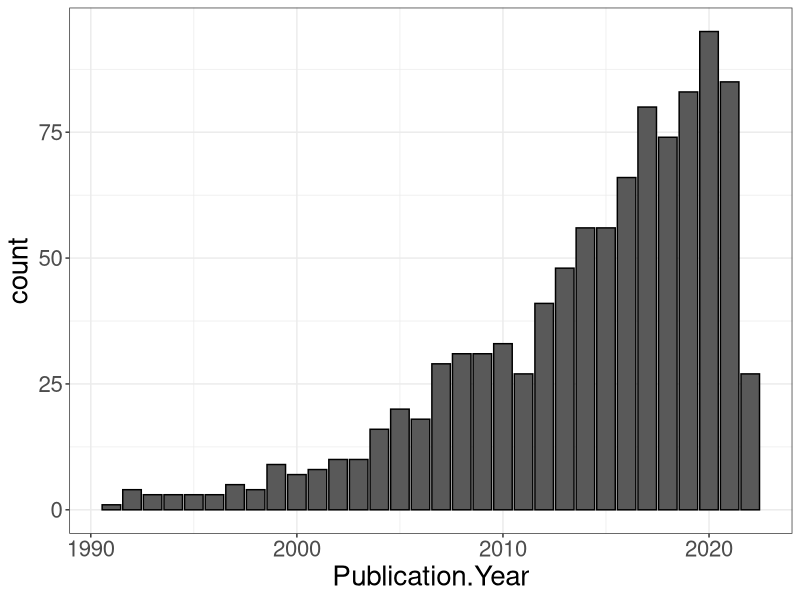
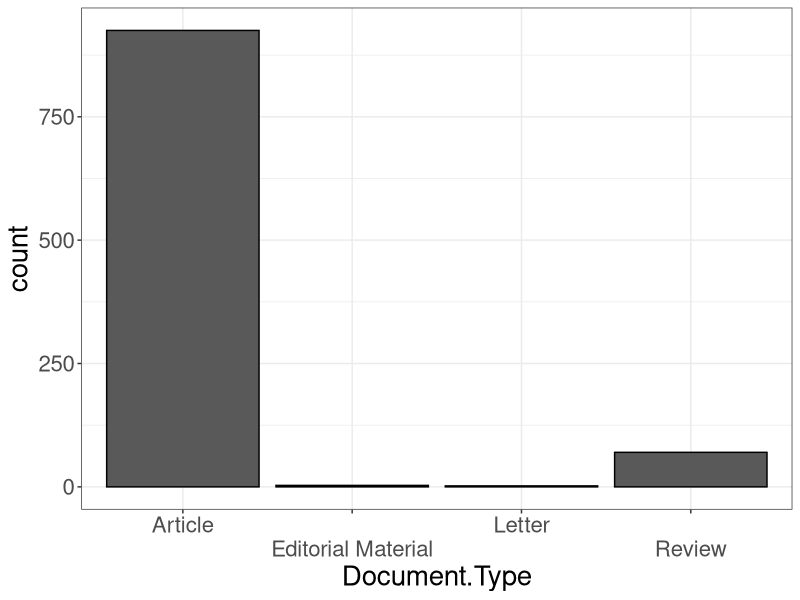
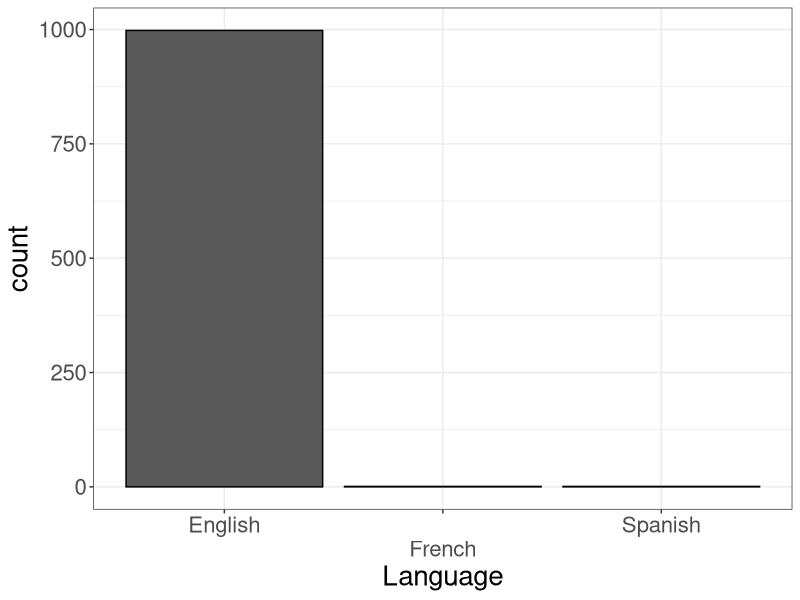
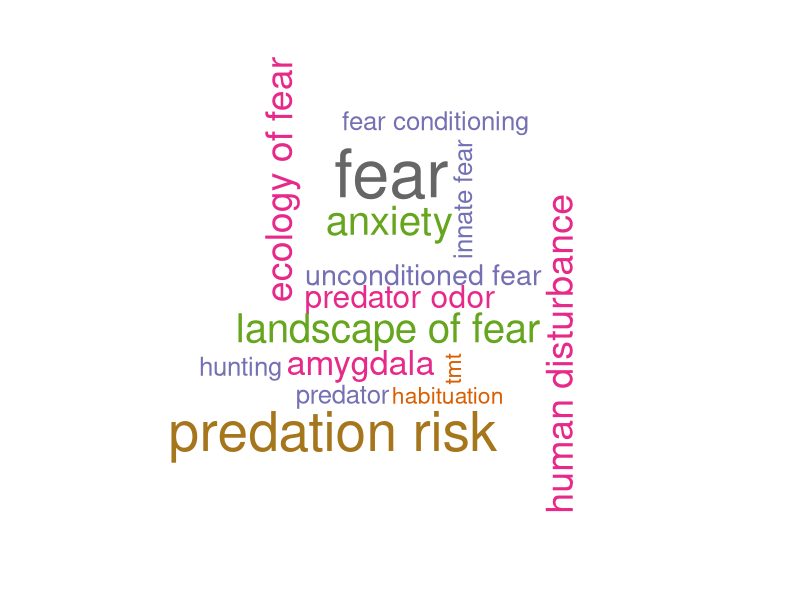
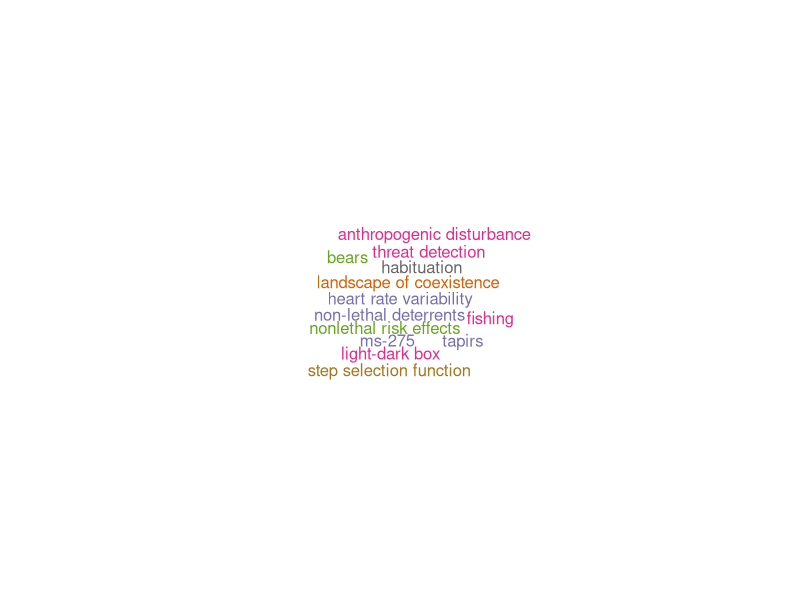
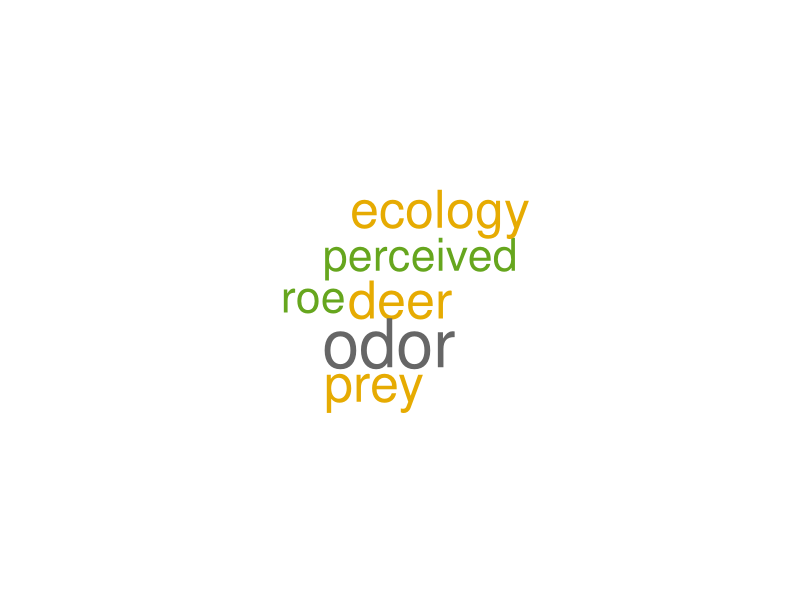
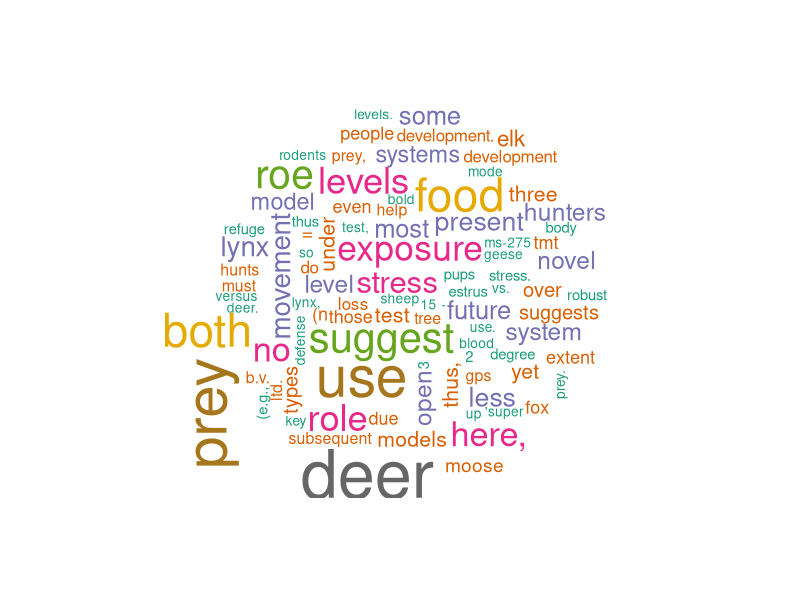
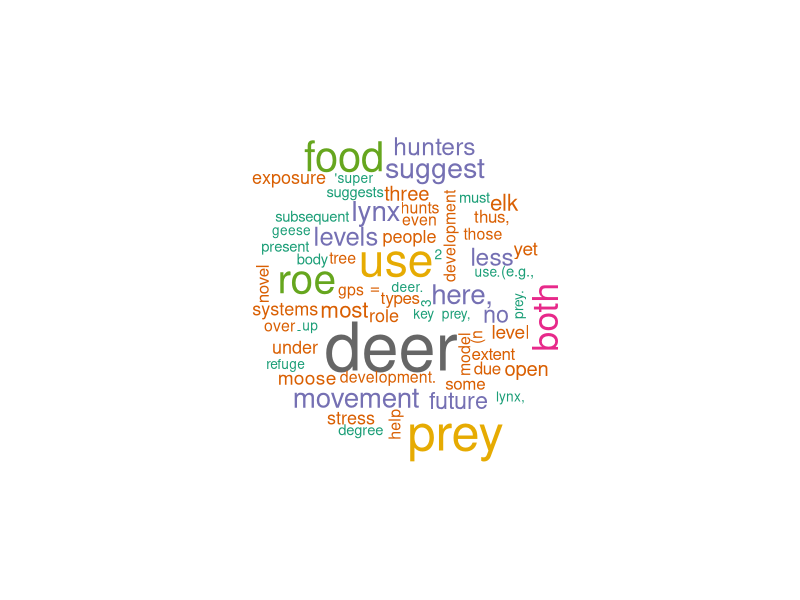

Reproduce these figures in R, in order.
# Anthropogenic risk effects on animal behavior - systematic review

# mapping literature for review

## import data from WOS -----

papers <- read.csv("scope_final.csv")

summary(papers)

## Clean data ----

library(dplyr)
library(tidyr)

papers <- papers%>%
  select(-c(contains(match = "conference", ignore.case = T), 
            contains(match = "book", ignore.case = T), 
            Keywords.Plus, 
            contains(match = "addresses", ignore.case = T),
            contains(match = "funding", ignore.case = T),
            contains(match = "cite", ignore.case = T),
            contains(match = "publisher", ignore.case = T),
            contains(match = "abbreviation", ignore.case = T),
            Affiliations,
            Researcher.Ids,
            Research.Areas,
            ORCIDs,
            contains("usage", ignore.case = T),
            contains("Page"),
            Early.Access.Date,
            WoS.Categories,
            Web.of.Science.Index,
            IDS.Number,
            UT..Unique.WOS.ID.,
            Pubmed.Id,
            Open.Access.Designations,
            Hot.Paper.Status,
            Group.Authors,
            X
            )
         )%>%
  mutate(Meeting.Abstract = as.character(Meeting.Abstract),
         Volume = as.character(Volume),
         Document.Type = ifelse(grepl("article*", Document.Type, ignore.case = T), "Article", Document.Type),
         Document.Type = ifelse(grepl("review*", Document.Type, ignore.case = T), "Review", Document.Type),
         Document.Type = ifelse(grepl("editorial*", Document.Type, ignore.case = T), "Editorial Material", Document.Type))

summary(papers)

## Summaries ----

library(ggplot2)

### Number of publications by year

ggplot(papers, aes(Publication.Year))+
  geom_bar(col = "black")+
  theme_bw()+
  theme(text = element_text(size = 20))

### Article type

ggplot(papers, aes(Document.Type))+
  geom_bar(col = "black")+
  scale_x_discrete(guide = guide_axis(n.dodge = 2))+
  theme_bw()+
  theme(text = element_text(size = 20))

### Language

ggplot(papers, aes(Language))+
  geom_bar(col = "black")+
  scale_x_discrete(guide = guide_axis(n.dodge = 2))+
  theme_bw()+
  theme(text = element_text(size = 20))

## sub-sampling ----

sample <- 1:100

papers <- papers[sample,]

## Analyse  keywords -----

## separating keywords into individual strings

library(stringr)

keywords <- list()

ind = 1

for (s in papers$Author.Keywords) {
  
  keywords[ind] <- strsplit(s, ";")  
  
  ind = ind + 1
}

keywords <- unlist(keywords)

keywords <- str_trim(keywords) #removing white spaces

keywords <- tolower(keywords)

### frequency

kw_freq <- data.frame(table(keywords))

### word cloud

library(wordcloud)

wordcloud(words = kw_freq$keywords, freq = kw_freq$Freq, colors = brewer.pal(8, "Dark2"), min.freq = 5, max.words = 500)

### grouping

### Exclusion - removing irrelavant key phrases and their cooccuring keywords

keys_in_str <- papers$Author.Keywords[!grepl("amygdala*|ptsd|anxiety|*exitinction|psych*|neuro*", papers$Author.Keywords, ignore.case = T)]

keys_in <- list()

ind = 1

for (s in keys_in_str) {
  
  keys_in[ind] <- strsplit(s, ";")  
  
  ind = ind + 1
}

keys_in <- unlist(keys_in)

keys_in <- str_trim(keys_in) #removing white spaces

keys_in <- tolower(keys_in)

### frequency

kw_in_freq <- data.frame(table(keys_in))

### word cloud

wordcloud(words = kw_in_freq$keys_in, freq = kw_freq$Freq, colors = brewer.pal(8, "Dark2"), min.freq = 5, max.words = 500, scale = c(1,1))

## Analyse titles ----

## Separating words in the titles

title_words <- list()

ind = 1

for (w in papers$Article.Title) {
  
  title_words[ind] = strsplit(w, split = " ")
  
  ind = ind + 1

  }

title_words <- unlist(title_words)

title_words <- tolower(title_words)

title_words <- str_trim(title_words)

## Removing articles and conjugations

title_words <- title_words[!grepl("a|and|of|the|they're|their|because|for|on|in|to|but|by|not|is|between|stud*|from|with|effect*|diff*", title_words, ignore.case = T)]

## Frequency

title_freq <- data.frame(table(title_words))

## Word Cloud

wordcloud(words = title_freq$title_words, freq = title_freq$Freq, colors = brewer.pal(8, "Dark2"), min.freq = 5, max.words = 500)

## Exclusion

## Grouping

## Analyse abstracts ----

## Separating words in the titles

abs_words <- list()

ind = 1

for (w in papers$Abstract) {
  
  abs_words[ind] = strsplit(w, split = " ")
  
  ind = ind + 1
  
}

abs_words <- unlist(abs_words)

abs_words <- tolower(abs_words)

abs_words <- str_trim(abs_words)

## Removing articles and conjugations

abs_words <- abs_words[!grepl("a|and|of|the|they're|their|because|for|on|in|to|but|by|not|is|between|stud*|from|with|effect*|diff*|*ed|wh*|we|our*|or|be|such|did|it*|result|(c)", abs_words, ignore.case = T)]

## Frequency

abs_freq <- data.frame(table(abs_words))

## Word Cloud

wordcloud(words = abs_freq$abs_words, freq = abs_freq$Freq, colors = brewer.pal(8, "Dark2"), min.freq = 5, max.words = 500)

## Exclusion

abs_in_str <- papers$Abstract[!grepl("amygdala*|conditioning|ptsd|anxiety|*exitinction|psych*|neuro*", papers$Abstract, ignore.case = T)]

abs_in <- list()

ind = 1

for (s in abs_in_str) {
  
  abs_in[ind] <- strsplit(s, " ")  
  
  ind = ind + 1
}

abs_in <- unlist(abs_in)

abs_in <- str_trim(abs_in) #removing white spaces

abs_in <- tolower(abs_in)

## Removing articles and conjugations

abs_in <- abs_in[!grepl("a|and|of|the|they're|their|because|for|on|in|to|but|by|not|is|between|stud*|from|with|effect*|diff*|*ed|wh*|we|our*|or|be|such|did|it*|result|(c)", abs_in, ignore.case = T)]

### frequency

abs_in_freq <- data.frame(table(abs_in))

### word cloud

wordcloud(words = abs_in_freq$abs_in, freq = abs_in_freq$Freq, colors = brewer.pal(8, "Dark2"), min.freq = 5, max.words = 500)

## Grouping
